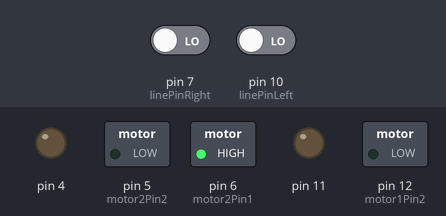
The sketch below on a simulated Arduino Uno, built with avr-gcc and run on an emulated ATmega328P. Shown: switched loads named in the sketch (green lamp = pin HIGH), output pins drawn as LEDs (lit = HIGH). The inputs (shaded band) are chosen by the test bench; at power-on: pin 10 (linePinLeft) LOW, pin 7 (linePinRight) LOW.

Above: at 1.8 s.
1.9 s: pin 10 (linePinLeft) driven HIGH
At 2.9 s:
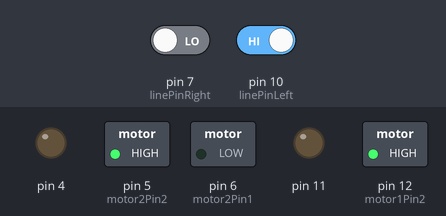
3.5 s: pin 7 (linePinRight) driven HIGH
At 4.6 s:
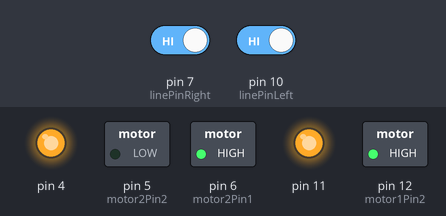
5.3 s: pin 10 (linePinLeft) driven LOW
At 6.6 s:
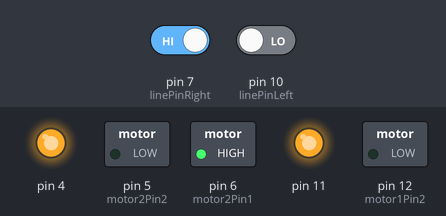
Timing chart, 0 to 8.3 s (numbered marks = the images above; inputs shaded):
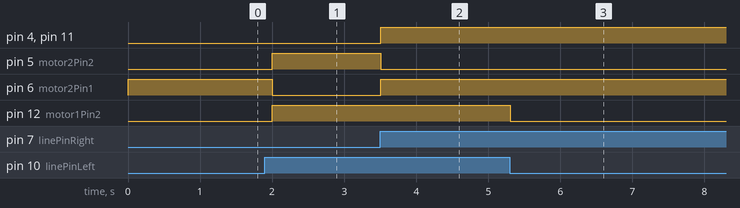

Measured:
- after the input at 1.9 s, pin 5 (motor2Pin2), pin 12 (motor1Pin2): LOW → HIGH after 0.10 s; pin 6 (motor2Pin1): HIGH → LOW after 0.10 s
- after the input at 3.5 s, pin 4, pin 6 (motor2Pin1), pin 11: LOW → HIGH at once; pin 5 (motor2Pin2): HIGH → LOW at once
- after the input at 5.3 s, pin 12 (motor1Pin2): HIGH → LOW at once

The sketch:

lineFollow.ino
```cpp
#include <motorDriver.h>

//Motor A
const int motor1Pin1  = 30;  // Pin 14 of L293
const int motor1Pin2  = 12;  // Pin 10 of L293
const int motor1Speed = 11;

//Motor B
const int motor2Pin1  = 6; // Pin  7 of L293
const int motor2Pin2  = 5;  // Pin  2 of L293
const int motor2Speed = 4;

//Create a motor driver object thing
motorDriver m(motor1Pin1, motor1Pin2, motor1Speed, motor2Pin1, motor2Pin2, motor2Speed);

//Line Sensor Pins Left and right
const int linePinLeft = 10;
const int linePinRight = 7;

int lineThreshold = 80;

void setup() {
  //we are going to start with FULL SPEED AHEAD, so we want to max out each of the motors
}


/*
 * WHEN WE DO THIS FOR REAL
 * PUT A TIMER INTERRUPT ON THE SENSORS
 * WE DONT NEED TO POLL THEM ALL THE TIME, JUST SOMETIMES
 * THE ROBOT IS SLOW NOT A LOT IS GOING TO CHANGE EVERY 100ms OR WHATEVER
 */
void loop() {
  // put your main code here, to run repeatedly:
  m.forward();

  while(readLine(linePinLeft) < lineThreshold) {
    /*
     *  Do some turning in the correct direction.
     *  we need to back up and turn right (which is heading left if you think of it like a car)
     */
     //m.slowTurn(0, 150, 255);
     m.turnLeft();
     delay(500);
  }

   while(readLine(linePinRight) < lineThreshold) {
    /*
     *  Do some turning in the correct direction.
     *  we need to back up and turn left (which makes you go right since we are backing up)
     */
     //m.slowTurn(0, 255, 150);
     m.turnRight();
     delay(500);
  }
  m.setRightMotorSpeed(255);
  m.setLeftMotorSpeed(255);


}
```

sensorFunctions.ino
```cpp
int readLine(int QRE1113_Pin){
  pinMode(QRE1113_Pin,OUTPUT);
  digitalWrite(QRE1113_Pin, HIGH);
  delayMicroseconds(10);
  pinMode(QRE1113_Pin,INPUT);

  long time = micros();
  int diff = 0;
  //time how long the input is HIGH, but quit after 3ms as nothing happens after that
  while(digitalRead(QRE1113_Pin) == HIGH && micros() - time < 3000){
    diff = micros() - time;
  }
  return diff;

}
```
